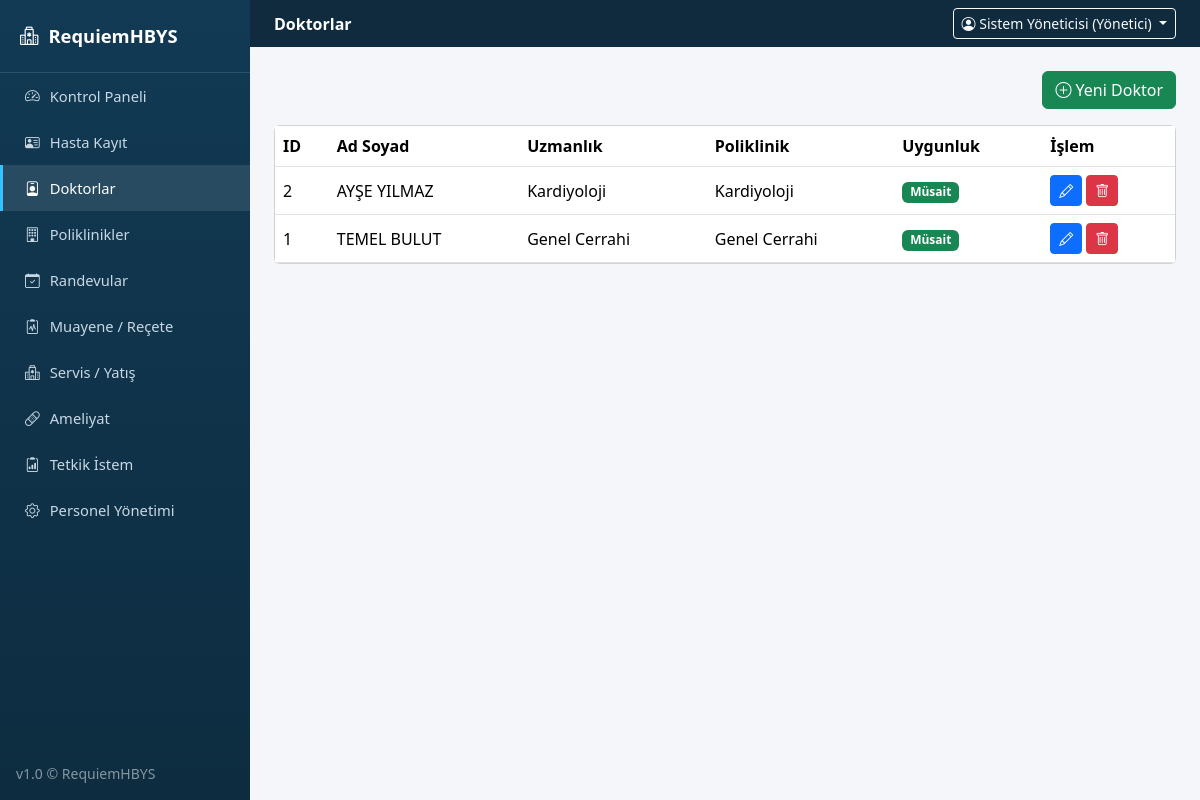
Screenshot of /doktorlar (signed in) with the database file from the repository.
### tables this page shows
CREATE TABLE doktorlar (
            id INTEGER PRIMARY KEY AUTOINCREMENT,
            ad_soyad TEXT NOT NULL,
            uzmanlik TEXT,
            poliklinik TEXT,
            uygunluk TEXT
        );

### app.py (the view)
@app.route("/doktorlar")
@login_required
def doktorlar():
    return render_template("doktorlar.html", doktorlar=db.doktorlari_getir())

### app.py (called while the page is built)
def login_required(f):
    @wraps(f)
    def wrapper(*args, **kwargs):
        if "user_id" not in session:
            flash("Lütfen giriş yapın.", "warning")
            return redirect(url_for("login"))
        return f(*args, **kwargs)
    return wrapper

@app.context_processor
def inject_globals():
    return {"simdi": datetime.now().strftime("%d.%m.%Y %H:%M")}

### database.py (called while the page is built)
    def sorgula(self, sql, params=()):
        cur = self.conn.cursor()
        cur.execute(sql, params)
        return [dict(r) for r in cur.fetchall()]

    def doktorlari_getir(self):
        return self.sorgula("SELECT * FROM doktorlar ORDER BY id DESC")

### templates/doktorlar.html (shortened to what this page needs)
{% extends "base.html" %}
{% block page_header %}Doktorlar{% endblock %}
{% block content %}
<div class="d-flex justify-content-end mb-3">
  <a href="{{ url_for('doktor_form') }}" class="btn btn-success"><i class="bi bi-plus-circle"></i> Yeni Doktor</a>
</div>
<div class="card">
  <div class="table-responsive">
    <table class="table table-hover align-middle mb-0">
      <thead><tr><th>ID</th><th>Ad Soyad</th><th>Uzmanlık</th><th>Poliklinik</th><th>Uygunluk</th><th>İşlem</th></tr></thead>
      <tbody>
        {% for d in doktorlar %}
        <tr>
          <td>{{ d.id }}</td><td>{{ d.ad_soyad }}</td><td>{{ d.uzmanlik }}</td><td>{{ d.poliklinik }}</td>
          <td><span class="badge bg-{{ 'success' if d.uygunluk=='Müsait' else ('warning' if d.uygunluk=='Meşgul' else 'secondary') }}">{{ d.uygunluk }}</span></td>
          <td>
            <a href="{{ url_for('doktor_form', did=d.id) }}" class="btn btn-sm btn-primary"><i class="bi bi-pencil"></i></a>
            <form action="{{ url_for('doktor_sil', did=d.id) }}" method="post" class="d-inline" onsubmit="return confirm('Doktor kaydı silinsin mi?');">
              <button class="btn btn-sm btn-danger"><i class="bi bi-trash"></i></button>
            </form>
          </td>
        </tr>
        {% else %}
        <tr><td colspan="6" class="text-center text-muted py-4">Kayıt bulunamadı.</td></tr>
        {% endfor %}
      </tbody>
    </table>
  </div>
</div>
{% endblock %}

### static/css/style.css (style rules this page uses)
body { background: #f4f6f9; font-family: "Segoe UI", Arial, sans-serif; }
.table thead { background: #123a54; color: #fff; }

### rows the page displays
doktorlar: id "2", ad_soyad "AYŞE YILMAZ", uzmanlik "Kardiyoloji", poliklinik "Kardiyoloji", uygunluk "Müsait"
doktorlar: id "1", ad_soyad "TEMEL BULUT", uzmanlik "Genel Cerrahi", poliklinik "Genel Cerrahi", uygunluk "Müsait"

### other values shown
{{ session.get('ad') }} "Sistem Yöneticisi"
{{ session.get('rol') }} "Yönetici"
